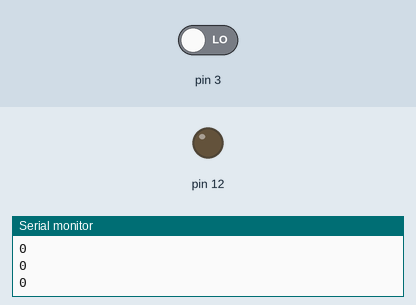
Simulated run of this sketch. Board: Arduino Uno, built with avr-gcc and run on an emulated ATmega328P. Parts: output pins drawn as LEDs (lit = HIGH), the last lines printed to the serial monitor. The test bench sets the inputs (shaded band); at power-on: pin 3 LOW.

Above: at 1.8 s.
1.9 s: pin 3 driven HIGH
At 3.7 s:
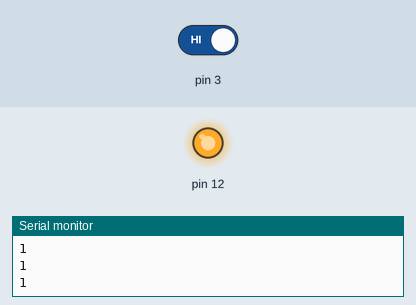
4.0 s: pin 3 driven LOW
At 5.3 s:
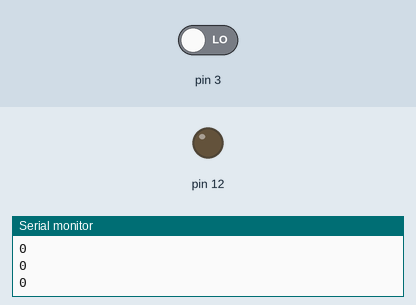
Timing chart, 0 to 7.0 s (numbered marks = the images above; inputs shaded):
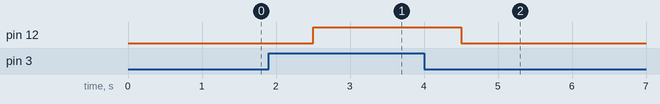

The sketch:

PIR_Sensor.ino
```cpp
void setup() {
  pinMode(3,INPUT);
  pinMode(12,OUTPUT);
  Serial.begin(96000);
  // put your setup code here, to run once:

}

void loop() {
  int pir=digitalRead(3);
  Serial.println(pir);
  delay(500);
  if(pir==1)
  {
    digitalWrite(12,HIGH);
  }
  else
  {
    digitalWrite(12,LOW);
  }
  // put your main code here, to run repeatedly:

}
```

Measured:
- after the input at 1.9 s, pin 12: LOW → HIGH after 0.60 s
- after the input at 4.0 s, pin 12: HIGH → LOW after 0.50 s
